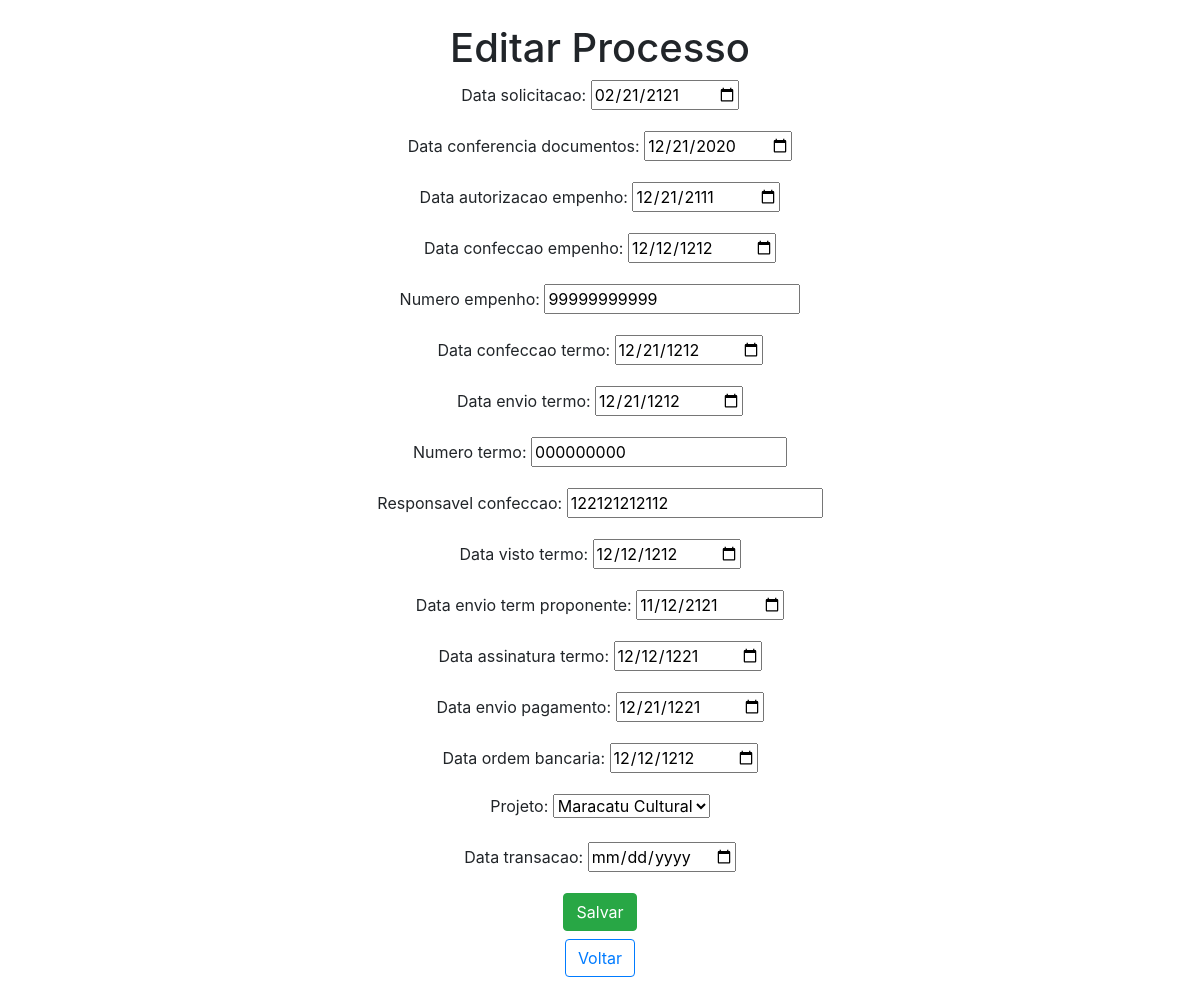
/edit_processo/3/ (signed in), run on the app's committed database.
### app/models.py (models this page shows, shortened)
class Processo(models.Model):
    data_solicitacao = models.DateTimeField()
    data_conferencia_documentos = models.DateTimeField()
    data_autorizacao_empenho = models.DateTimeField()
    data_confeccao_empenho = models.DateTimeField()
    numero_empenho = models.CharField(max_length=30)
    data_confeccao_termo = models.DateTimeField()
    data_envio_termo = models.DateTimeField()
    numero_termo = models.CharField(max_length=30)
    responsavel_confeccao = models.CharField(max_length=100)
    data_visto_termo = models.DateTimeField()
    data_envio_term_proponente = models.DateTimeField()
    data_assinatura_termo = models.DateTimeField()
    data_envio_pagamento = models.DateTimeField()
    data_ordem_bancaria = models.DateTimeField()
    status_transacao = models.CharField(max_length=100)
    projeto = models.ForeignKey(Projeto, on_delete=models.CASCADE)

### app/views.py (the view)
# urls.py: path("edit_processo/<int:processo_id>/", edit_processo, name="edit_processo"),
@login_required
def edit_processo(request, processo_id):
    processo = get_object_or_404(Processo, pk=processo_id)
    if request.method == 'POST':
        form = ProcessoForm(request.POST, instance=processo)
        if form.is_valid():
            form.save()
            return redirect('processo_html')
    else:
        form = ProcessoForm(instance=processo)
    return render(request, 'edit_processo.html', {'form': form})

### app/models.py (called while the page is built)
    def __str__(self):
        return self.titulo_projeto

### app/templates/edit_processo.html (shortened to what this page needs)
<!DOCTYPE html>
<html lang="en">
<head>
    <link rel="stylesheet" href="https://stackpath.bootstrapcdn.com/bootstrap/4.1.3/css/bootstrap.min.css">
</head>
<body>
  <div class="col-8 m-auto pt-4 pb-2 text-center">
        <h1>Editar Processo</h1>
        <form method="post">
            {{ form.as_p }}
            <button type="submit" class="btn btn-success">Salvar</button>
        </form>
        <a href="{% url 'processo_html' %}" class="btn btn-outline-primary mt-2">
             Voltar
        </a>
  </div>
</body>
</html>

### data on the page
Processo: data_solicitacao "02/21/2121", data_conferencia_documentos "12/21/2020", data_autorizacao_empenho "12/21/2111", data_confeccao_empenho "12/12/1212", numero_empenho "99999999999", data_confeccao_termo "12/21/1212", data_envio_termo "12/21/1212", numero_termo "000000000", responsavel_confeccao "122121212112", data_visto_termo "12/12/1212", data_envio_term_proponente "11/12/2121", data_assinatura_termo "12/12/1221", data_envio_pagamento "12/21/1221", data_ordem_bancaria "12/12/1212", projeto "Maracatu Cultural"
